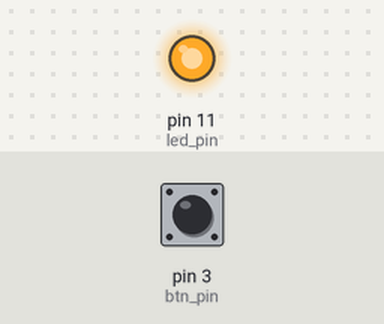
Bench run of a sketch on a simulated Arduino Uno, built with avr-gcc and run on an emulated ATmega328P. On the bench: output pins drawn as LEDs (lit = HIGH). The test bench sets the inputs (shaded band); at power-on: pin 3 (btn_pin) LOW.

Above: at 2.3 s.
2.4 s: pin 3 (btn_pin) pulled HIGH for 0.15 s
At 3.3 s:
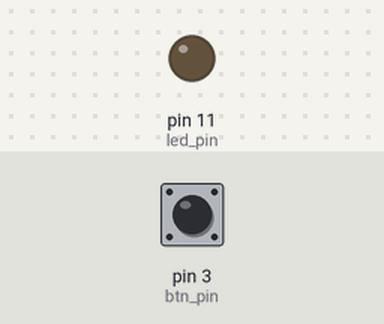
4.0 s: pin 3 (btn_pin) pulled HIGH for 1 s
At 6.7 s:
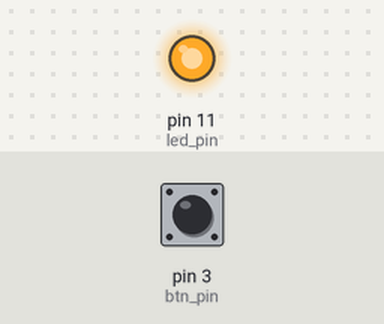
7.0 s: pin 3 (btn_pin) pulled HIGH for 3.2 s
At 8.0 s:
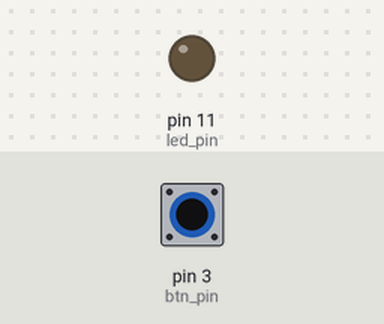
Timing chart, 0 to 10.0 s (numbered marks = the images above; inputs shaded):
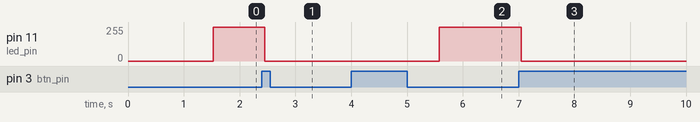

Measured:
- after the input at 2.4 s, pin 11 (led_pin): 254/255 → 0/255 after 0.05 s
- after the input at 4.0 s, pin 11 (led_pin): 0/255 → 254/255 after 1.6 s
- after the input at 7.0 s, pin 11 (led_pin): 254/255 → 0/255 after 0.05 s

The sketch:

sketch.ino
```cpp
#define btn_pin 3
#define check_time 20
#define led_pin 11
int i = 0;
int prev=0;
int counter=0;
void setup() {
  Serial.begin(9600);
  pinMode(btn_pin,INPUT);
  pinMode(led_pin,OUTPUT);

}
void loop(){
  int val = digitalRead(btn_pin);
  if(val!= prev){
    if(val==1){
      counter+=1;
    }
    delay(50);
  }
  prev=val;
// С УДЕРЖАНИЕМ
// if(val==0){
  //   while (i < 255){
  //     analogWrite(led_pin, i);
  //     delay(6);
  //     ++i;
  // }

  //ПО НАЖАТИЮ
  if(counter%2==0){
    while (i < 255){
    analogWrite(led_pin, i);
    delay(6);
    ++i;

    }
  }else{
    i=0;
    digitalWrite(led_pin,LOW);
  }

}
// void loop(){
//   int val = digitalRead(btn_pin);

//   if(val == 1 && val==prevsv){
//     if(millis() - prev > check_time){
//       Serial.println("yes"+'\n');
//     }
//     prev = millis();

//     digitalWrite(led_pin,LOW);
//     prevsv=val;
//   }else{
//     digitalWrite(led_pin,HIGH);
//     sv=1;
//     Serial.println(val,prevsv);
//     prevsv=val;
//   }
// }


// void loop() {
//   millis();
//   int val = digitalRead(btn_pin);
//   if(val == 1){
//     counter += 1;
//   }
//   if(prev!=val){
//     counter=0;
//   }

//   prev=val;
//   if(counter > 20){#pressed}

// }
```
